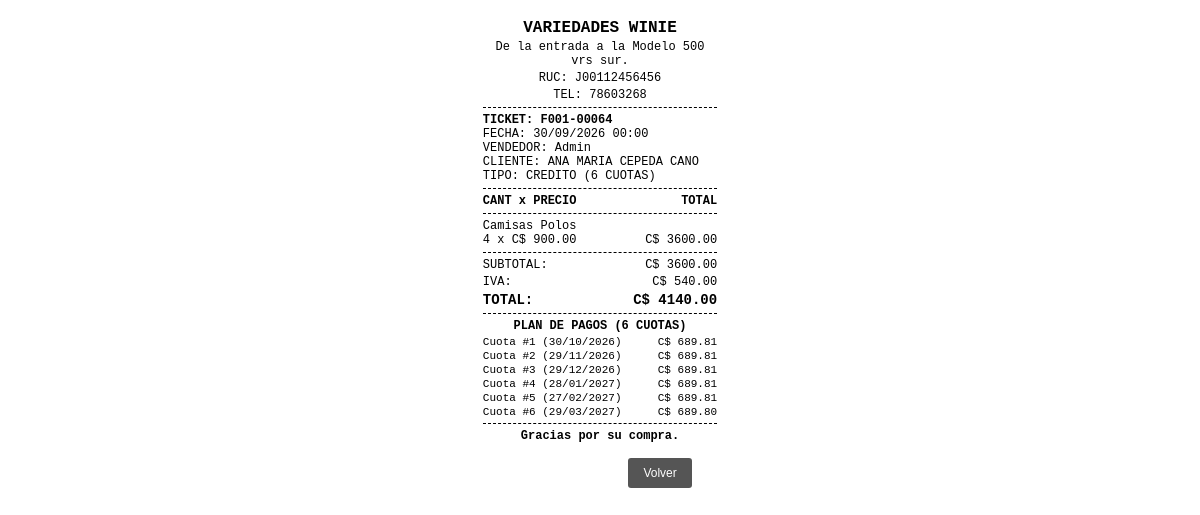
/factura/64 (signed in), run on the app's committed database.
### models/empresa.py (models this page shows)
class Empresa(db.Model):
    __tablename__ = "empresa"
    id = db.Column(db.Integer, primary_key=True)
    razon_social = db.Column(db.String(150), nullable=False)
    ruc = db.Column(db.String(30), nullable=True)
    tipo_empresa = db.Column(db.String(20), nullable=True)
    direccion = db.Column(db.String(250), nullable=True)
    ciudad = db.Column(db.String(100), nullable=True)
    telefono = db.Column(db.String(30), nullable=True)
    email = db.Column(db.String(120), nullable=True)
    sitio_web = db.Column(db.String(150), nullable=True)
    regimen = db.Column(db.String(80), nullable=True)
    serie_factura = db.Column(db.String(20), nullable=False, default="F001")
    correlativo = db.Column(db.String(20), nullable=False, default="00034")
    iva = db.Column(db.Numeric(5, 2), nullable=False, default=15)
    logo = db.Column(db.String(200), nullable=True)
    estado = db.Column(db.Boolean, nullable=False, default=True)
    created_at = db.Column(db.DateTime, default=lambda: datetime.now(UTC))
    updated_at = db.Column(
        db.DateTime,
        default=lambda: datetime.now(UTC),
        onupdate=lambda: datetime.now(UTC)
    )

### models/venta.py (models this page shows, shortened)
class Venta(db.Model):
    __tablename__ = "ventas"
    id = db.Column(db.Integer,primary_key=True)
    cliente_id = db.Column(db.Integer,db.ForeignKey("clientes.id"),nullable=False)
    usuario_id = db.Column(db.Integer,db.ForeignKey("usuarios.id"),nullable=False)
    fecha_venta = db.Column(db.DateTime,nullable=False,default=lambda: datetime.now(UTC))
    fecha_limite_credito = db.Column(db.Date,nullable=True)
    tipo_venta = db.Column(db.Enum(TipoVenta),nullable=False)
    numero_factura = db.Column(db.String(30),unique=True,nullable=False)
    total_venta = db.Column(db.Numeric(10, 2),nullable=False)
    estado = db.Column(db.Enum(EstadoVenta),nullable=False,default=EstadoVenta.ACTIVA)
    observaciones = db.Column(db.Text,nullable=True)
    created_at = db.Column(db.DateTime,nullable=False,default=lambda: datetime.now(UTC))
    updated_at = db.Column(db.DateTime,nullable=False,default=lambda: datetime.now(UTC),onupdate=lambda: datetime.now(UTC))
    cliente = db.relationship("Cliente",back_populates="ventas")
    usuario = db.relationship("Usuario",back_populates="ventas")
    detalle_ventas = db.relationship("DetalleVenta", back_populates="venta", lazy=True)
    pagos = db.relationship("Pago",back_populates="venta",lazy=True,order_by="Pago.fecha_pago.desc()")
    cuotas = db.relationship("CuotaVenta", back_populates="venta", lazy=True, cascade="all, delete-orphan", order_by="CuotaVenta.numero_cuota.asc()")

### models/rol.py (models this page shows, shortened)
class Rol(db.Model):
    __tablename__ = "roles"
    id = db.Column(
        db.Integer,
        primary_key=True
    )
    nombre = db.Column(
        db.String(50),
        nullable=False,
        unique=True
    )
    descripcion = db.Column(
        db.Text,
        nullable=True
    )
    estado = db.Column(
        db.Boolean,
        default=True
    )
    descuento_maximo = db.Column(
        db.Numeric(5, 2),
        nullable=False,
        default=0
    )
    usuarios = db.relationship(
        "Usuario",
        back_populates="rol",
        lazy=True
    )

### models/cliente.py (models this page shows, shortened)
class Cliente(db.Model):
    __tablename__ = "clientes"
    id = db.Column(db.Integer,primary_key=True)
    codigo = db.Column(db.String(20),unique=True,nullable=True)
    nombres = db.Column(db.String(100),nullable=False)
    telefono = db.Column(db.String(8),nullable=False,unique=True)
    ciudad = db.Column(db.String(100),nullable=True)
    estado = db.Column(db.Enum(EstadoCliente),default=EstadoCliente.ACTIVO)
    created_at = db.Column(db.DateTime,default=lambda: datetime.now(UTC))
    updated_at = db.Column(db.DateTime,default=lambda: datetime.now(UTC),onupdate=lambda: datetime.now(UTC))
    ventas = db.relationship("Venta",back_populates="cliente",lazy=True)
    usuario = db.relationship("Usuario",back_populates="cliente",uselist=False)

### models/detalle_venta.py (models this page shows, shortened)
class DetalleVenta(db.Model):
    __tablename__ = "detalle_ventas"
    id = db.Column(db.Integer,primary_key=True)
    venta_id = db.Column(db.Integer,db.ForeignKey("ventas.id"),nullable=False)
    producto_id = db.Column(db.Integer,db.ForeignKey("productos.id"),nullable=False)
    cantidad = db.Column( db.Integer,nullable=False)
    precio_unitario = db.Column(db.Numeric(10, 2),nullable=False)
    descuento_porcentaje = db.Column(db.Numeric(5, 2),nullable=False,default=0)
    descuento_monto = db.Column(db.Numeric(10, 2),nullable=False,default=0)
    subtotal = db.Column(db.Numeric(10, 2),nullable=False)
    venta = db.relationship("Venta",back_populates="detalle_ventas")
    producto = db.relationship("Producto",back_populates="detalle_ventas")

### models/producto.py (models this page shows, shortened)
class Producto(db.Model):
    __tablename__ = "productos"
    id = db.Column(db.Integer,primary_key=True)
    codigo_producto = db.Column(db.String(50),nullable=False)
    nombre = db.Column(db.String(150),nullable=False)
    marca = db.Column(db.String(100),nullable=False)
    estado = db.Column(db.Enum(EstadoProducto), default=EstadoProducto.ACTIVO, nullable=False)
    categoria_id = db.Column(db.Integer,db.ForeignKey("categorias.id"),nullable=False)
    proveedor_id = db.Column(db.Integer,db.ForeignKey("proveedores.id"),nullable=False)
    cantidad_comprada = db.Column(db.Integer,nullable=False)
    stock = db.Column(db.Integer,default=0)
    precio_compra = db.Column(db.Numeric(10, 2),nullable=False)
    precio_venta = db.Column(db.Numeric(10, 2),nullable=False)
    fecha_compra = db.Column(db.Date,nullable=False)
    created_at = db.Column(db.DateTime,default=lambda: datetime.now(UTC))
    updated_at = db.Column(db.DateTime,default=lambda: datetime.now(UTC),onupdate=lambda: datetime.now(UTC))
    categoria = db.relationship("Categoria",back_populates="productos")
    proveedor = db.relationship("Proveedor",back_populates="productos")
    detalle_ventas = db.relationship("DetalleVenta",back_populates="producto",lazy=True)

### models/cuota_venta.py (models this page shows, shortened)
class CuotaVenta(db.Model):
    __tablename__ = "cuotas_venta"
    id = db.Column(db.Integer, primary_key=True)
    venta_id = db.Column(db.Integer, db.ForeignKey("ventas.id"), nullable=False)
    numero_cuota = db.Column(db.Integer, nullable=False)
    monto_cuota = db.Column(db.Numeric(10, 2), nullable=False)
    monto_abonado = db.Column(db.Numeric(10, 2), nullable=False, default=0.00)
    fecha_vencimiento = db.Column(db.Date, nullable=False)
    fecha_vencimiento_gracia = db.Column(db.Date, nullable=False)
    dias_gracia = db.Column(db.Integer, nullable=False, default=2)
    estado = db.Column(db.String(20), nullable=False, default="PENDIENTE") # PENDIENTE, GRACIA, PAGADA, VENCIDA
    created_at = db.Column(db.DateTime, nullable=False, default=lambda: datetime.now(UTC))
    venta = db.relationship("Venta", back_populates="cuotas")
    pagos = db.relationship("Pago", back_populates="cuota", lazy=True)

### routes/pagos.py (the view)
@pagos_bp.route("/factura/<int:venta_id>")
@login_required
def factura(venta_id):
    venta = db.session.get(Venta, venta_id)
    if not venta:
        abort(404)
    if current_user.rol and current_user.rol.nombre.upper() == "CLIENTE":
        if venta.cliente_id != current_user.cliente_id:
            abort(403)
    empresa = Empresa.query.first()
    return render_template(
        "ventas/factura.html",
        venta=venta,
        empresa=empresa
    )

### app.py (called while the page is built)
@login_manager.user_loader
def load_user(user_id):
    return Usuario.query.get(int(user_id))

### templates/ventas/factura.html (shortened to what this page needs)
<!DOCTYPE html>
<html lang="es">
<head>
</head>
<body>
    {% set subtotal = venta.detalle_ventas | sum(attribute='subtotal') %}
    {% set iva = venta.total_venta - subtotal %}
    <div class="header text-center mb-2">
        <h2 class="mb-1">{{ empresa.razon_social if empresa else 'TIENDA DEMO' }}</h2>
        <div class="mb-1">{{ empresa.direccion if empresa and empresa.direccion else 'Dirección de la tienda' }}</div>
        <div class="mb-1">RUC: {{ empresa.ruc if empresa and empresa.ruc else '-' }}</div>
        <div class="mb-1">TEL: {{ empresa.telefono if empresa and empresa.telefono else '-' }}</div>
    </div>
    <div class="line"></div>
    <div class="mb-2">
        <div class="text-bold">TICKET: {{ venta.numero_factura }}</div>
        <div>FECHA: {{ venta.fecha_venta.strftime('%d/%m/%Y %H:%M') }}</div>
        <div>VENDEDOR: {{ venta.usuario.nombres if venta.usuario and venta.usuario.nombres else 'Admin' }}</div>
        <div>CLIENTE: {{ venta.cliente.nombres }}</div>
        <div>TIPO: {{ venta.tipo_venta.value }}{% if venta.tipo_venta.value == 'CREDITO' and venta.cuotas %} ({{ venta.cuotas|length }} CUOTAS){% endif %}</div>
    </div>
    <div class="line"></div>
    <div class="mb-2 text-bold" style="display: flex; justify-content: space-between;">
        <span>CANT x PRECIO</span>
        <span>TOTAL</span>
    </div>
    <div class="line"></div>
    <div class="mb-2">
        {% for item in venta.detalle_ventas %}
        <div class="item-row">
            <div class="item-name">{{ item.producto.nombre }}</div>
            <div class="item-details">
                <span>{{ item.cantidad }} x C$ {{ "%.2f"|format(item.precio_unitario) }}</span>
                <span>C$ {{ "%.2f"|format(item.subtotal) }}</span>
            </div>
        </div>
        {% endfor %}
    </div>
    <div class="line"></div>
    <div class="totals mb-1">
        <span>SUBTOTAL:</span>
        <span>C$ {{ "%.2f"|format(subtotal) }}</span>
    </div>
    <div class="totals mb-1">
        <span>IVA:</span>
        <span>C$ {{ "%.2f"|format(iva) }}</span>
    </div>
    <div class="totals mb-2 text-bold" style="font-size: 14px;">
        <span>TOTAL:</span>
        <span>C$ {{ "%.2f"|format(venta.total_venta) }}</span>
    </div>
    {% if venta.tipo_venta.value == 'CREDITO' and venta.cuotas %}
    <div class="line"></div>
    <div class="text-bold text-center mb-1">PLAN DE PAGOS ({{ venta.cuotas|length }} CUOTAS)</div>
    {% for cuota in venta.cuotas %}
    <div class="item-details" style="font-size: 11px; margin-bottom: 2px;">
        <span>Cuota #{{ cuota.numero_cuota }} ({{ cuota.fecha_vencimiento.strftime('%d/%m/%Y') }})</span>
        <span>C$ {{ "%.2f"|format(cuota.monto_cuota) }}</span>
    </div>
    {% endfor %}
    {% endif %}
    <div class="line"></div>
    <div class="text-center mt-2 text-bold">
        Gracias por su compra.
    </div>
    <div class="acciones no-print mt-3">
        <button onclick="window.print()">Imprimir Ticket</button>
        <button onclick="window.history.back()" style="background-color: #555; margin-left: 5px;">Volver</button>
    </div>
</body>
</html>

### templates/ventas/factura.html (style rules this page uses)
* { margin: 0; padding: 0; box-sizing: border-box; }
body { font-family: 'Courier New', Courier, monospace; font-size: 12px; color: var(--color-text-main); width: 72mm; max-width: 72mm; margin: 0 auto; padding: 5mm; }
.text-center { text-align: center; }
.text-bold { font-weight: bold; }
.mb-1 { margin-bottom: 3px; }
.mb-2 { margin-bottom: 5px; }
.mt-2 { margin-top: 5px; }
.mt-3 { margin-top: 10px; }
.header h2 { font-size: 16px; text-transform: uppercase; }
.line { border-top: 1px dashed #000; margin: 5px 0; }
.item-row { margin-bottom: 5px; }
.item-name { display: block; width: 100%; }
.item-details { display: flex; justify-content: space-between; width: 100%; }
.totals { width: 100%; display: flex; justify-content: space-between; }
.acciones { text-align: center; margin-top: 15px; }
.acciones button { background-color: var(--color-text-main); color: #fff; border: none; padding: 8px 15px; font-size: 12px; cursor: pointer; border-radius: 3px; }

### data on the page
Empresa: razon_social "VARIEDADES WINIE", direccion "De la entrada a la Modelo 500 vrs sur.", ruc "J00112456456", telefono "78603268"
Venta: numero_factura "F001-00064", fecha_venta "30/09/2026 00:00", tipo_venta.value "CREDITO", total_venta "4140.00"
Rol: usuario "Admin"
Cliente: cliente.nombres "ANA MARIA CEPEDA CANO"
DetalleVenta: producto.nombre "Camisas Polos", cantidad "4", precio_unitario "900.00", subtotal "3600.00"
CuotaVenta: numero_cuota "1", fecha_vencimiento "30/10/2026", monto_cuota "689.81"
CuotaVenta: numero_cuota "2", fecha_vencimiento "29/11/2026", monto_cuota "689.81"
CuotaVenta: numero_cuota "3", fecha_vencimiento "29/12/2026", monto_cuota "689.81"
CuotaVenta: numero_cuota "4", fecha_vencimiento "28/01/2027", monto_cuota "689.81"
CuotaVenta: numero_cuota "5", fecha_vencimiento "27/02/2027", monto_cuota "689.81"
CuotaVenta: numero_cuota "6", fecha_vencimiento "29/03/2027", monto_cuota "689.80"

### other printed values
{{ venta.cuotas|length }} "6"
{{ "%.2f"|format(subtotal) }} "3600.00"
{{ "%.2f"|format(iva) }} "540.00"
